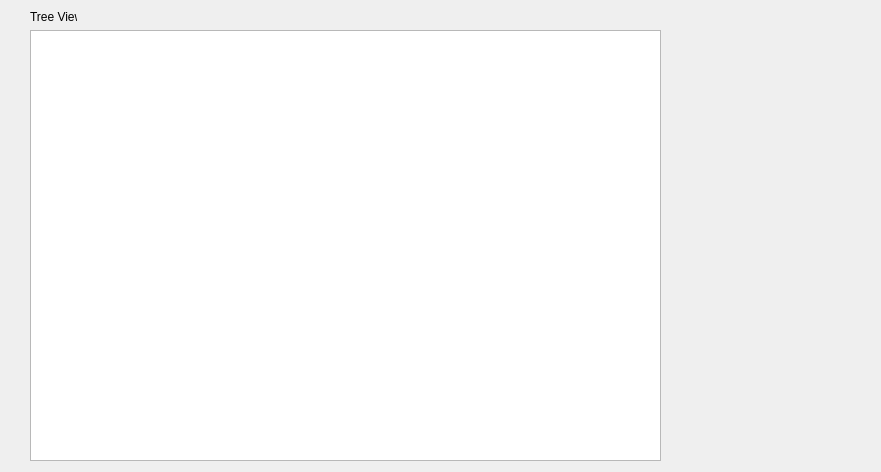
<?xml version="1.0" encoding="UTF-8"?>
<ui version="4.0">
 <class>StereoscopicConfiguration</class>
 <widget class="QWidget" name="StereoscopicConfiguration">
  <property name="geometry">
   <rect>
    <x>0</x>
    <y>0</y>
    <width>881</width>
    <height>472</height>
   </rect>
  </property>
  <widget class="QWidget" name="widget" native="true">
   <property name="geometry">
    <rect>
     <x>9</x>
     <y>9</y>
     <width>18</width>
     <height>18</height>
    </rect>
   </property>
   <layout class="QGridLayout" name="gridLayout_2"/>
  </widget>
  <widget class="QTreeView" name="treeView">
   <property name="geometry">
    <rect>
     <x>30</x>
     <y>30</y>
     <width>631</width>
     <height>431</height>
    </rect>
   </property>
  </widget>
  <widget class="QLabel" name="lblTreeView">
   <property name="geometry">
    <rect>
     <x>30</x>
     <y>10</y>
     <width>47</width>
     <height>13</height>
    </rect>
   </property>
   <property name="text">
    <string>Tree View</string>
   </property>
  </widget>
 </widget>
 <resources/>
 <connections/>
</ui>
